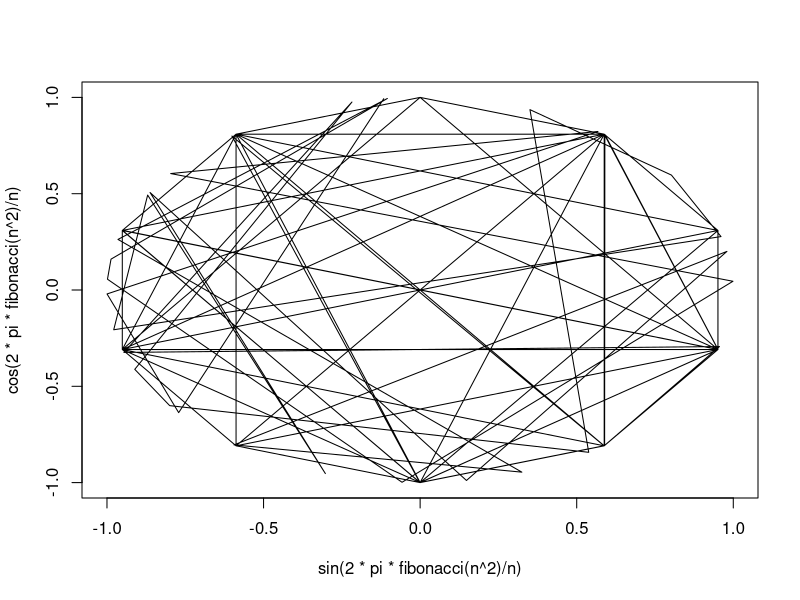

This figure's R source:
fibonacci <- function(n) {
  res <- seq_len(n)
  res[2] <- 1
  for(i in seq(3,n)) res[i] <- res[i-1] + res[i-2]
  res
}

n <- 10
# ( sin(2*pi*f_k/n), cos(2*pi*f_k/n) )
plot(sin(2*pi*fibonacci(n^2)/n), cos(2*pi*fibonacci(n^2)/n),
     type="l")
